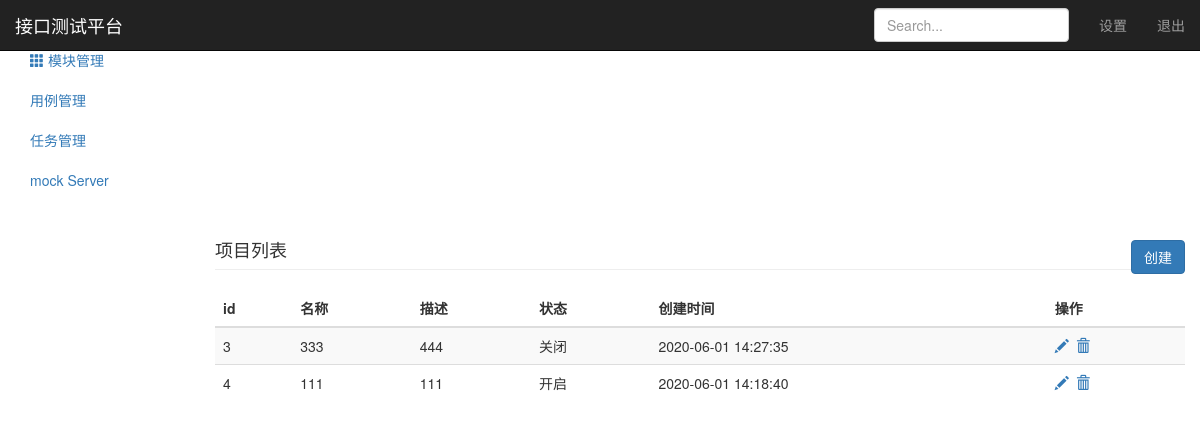
Screenshot of /project/ (signed in) with the database file from the repository.
### project_app/models.py (models this page shows, shortened)
class Project(models.Model):
    name = models.CharField("名称",max_length=50,null=False)
    describe = models.TextField("描述",default="")
    status = models.BooleanField("状态",default=1)
    update_time = models.DateTimeField(auto_now=True)
    create_time = models.DateTimeField(auto_now_add=True)

### project_app/views.py (the view)
# urls.py: path('project/', include('project_app.urls')),
@login_required
def project(request):
    projects = Project.objects.all()
    return render(request,'project.html',{'projects':projects,
                                          'type':'list'})

### templates/project.html (shortened to what this page needs)
<!DOCTYPE html>
<html lang="zh-CN">
  <head>
    <link href="https://cdn.bootcss.com/bootstrap/3.3.7/css/bootstrap.min.css" rel="stylesheet">
    <link href="https://v3.bootcss.com/examples/dashboard/dashboard.css" rel="stylesheet">
  </head>
  <body>
    <nav class="navbar navbar-inverse navbar-fixed-top">
      <div class="container-fluid">
        <div class="navbar-header">
          <a class="navbar-brand" href="#">接口测试平台</a>
        </div>
        <div id="navbar" class="navbar-collapse collapse">
          <ul class="nav navbar-nav navbar-right">
            <li><a href="/settings">设置</a></li>
            <li><a href="/loginout">退出</a></li>
          </ul>
          <form class="navbar-form navbar-right">
            <input type="text" class="form-control" placeholder="Search...">
          </form>
        </div>
      </div>
    </nav>
    <div class="container-fluid">
      <div class="row">
        <div class="col-sm-3 col-md-2 sidebar">
          <ul class="nav nav-sidebar">
            <li  class="active"><a href="/project">&nbsp项目管理</a></li>
            <li  ><a href="/module"><i class="glyphicon glyphicon-th"></i>&nbsp模块管理</a></li>
          </ul>
          <ul class="nav nav-sidebar">
            <li><a href="">用例管理</a></li>
            <li><a href="">任务管理</a></li>
          </ul>
          <ul class="nav nav-sidebar">
            <li><a href="">mock Server</a></li>
          </ul>
        </div>
        <div class="col-sm-9 col-sm-offset-3 col-md-10 col-md-offset-2 main">
          {% if type == "list" %}
          <h4 class="page-header">项目列表
            <button type="button"
                                              class="btn btn-primary"
                                              style="float:right;"
                                              onclick="location.href='/project/add_project/'">创建</button>
          </h4>
          <div class="table-responsive">
            <table class="table table-striped">
              <thead>
                <tr>
                  <th>id</th>
                  <th>名称</th>
                  <th>描述</th>
                  <th>状态</th>
                  <th>创建时间</th>
                  <th>操作</th>
                </tr>
              </thead>
              <tbody>
              {% for project in projects %}
                <tr>
                  <td>{{project.id}}</td>
                  <td>{{project.name}}</td>
                  <td>{{project.describe}}</td>
                  <td>
                  {% if project.status == True %}
                    <span>开启</span>
                  {% else %}
                    <span>关闭</span>
                  {% endif %}
                  </td>
                  <td>{{project.update_time | date:"Y-m-d H:i:s"}}</td>
                  <td><a href="/project/edit_project/{{ project.id }}" style="padding-right:3px"><i class="glyphicon glyphicon-pencil"></i></a>
                  <a href="/project/delete_project/{{ project.id }}"><i class="glyphicon glyphicon-trash"></i></a>
                  </td>
              {% endfor %}
              </tbody>
            </table>
          </div>
          {% endif %}
        </div>
      </div>
    </div>
  </body>
</html>

### rows the page displays
Project: id "3", name "333", describe "444", status "关闭", update_time "2020-06-01 14:27:35"
Project: id "4", name "111", describe "111", status "开启", update_time "2020-06-01 14:18:40"
